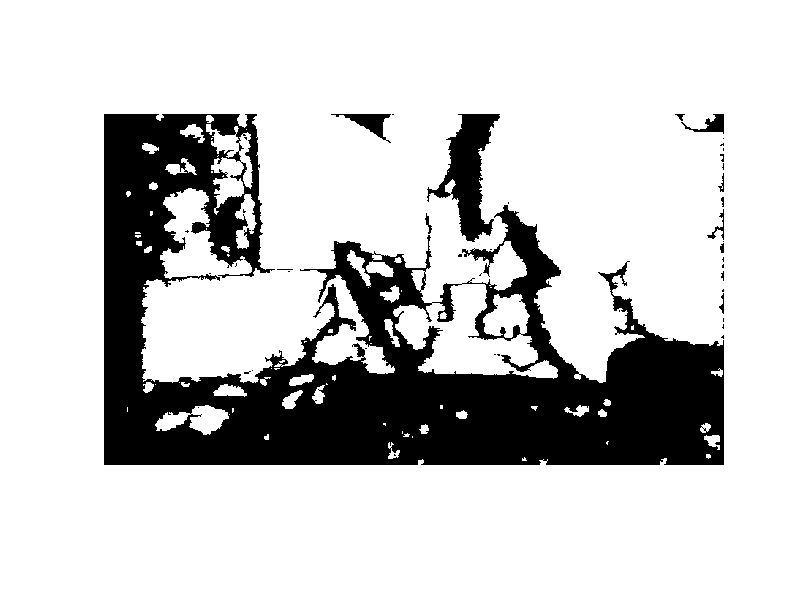

The MATLAB script that drew this image:

clear
clc
cla

image_rect_raw = load("image_rect_raw.txt");


height = 480;
width = 848;

max_distance = 2000;            % in mm
min_noneZero_distance = 300;    % in mm

depth_image = zeros(height, width);

%data is stored in big-endian

for i = 1:height
    for j = 1:width
        lowByte = image_rect_raw((i-1)*2*width + 2*(j-1)+1);
        highByte = image_rect_raw((i-1)*2*width + 2*j);
        depth_image(i,j) = highByte*2^8 + lowByte;
        
        % optional: clip max distance
        if(depth_image(i,j) ~= 0) % given a valid depth pixel
            if(depth_image(i,j) > max_distance)
                depth_image(i,j) = max_distance;

            elseif (depth_image(i,j) < min_noneZero_distance)
                depth_image(i,j) = 0;
            end
        end

    end
end

depth_image = imfill(depth_image,"holes");

% % show the pre-processed depth image
 imshow(depth_image)

% find the closest points
closestInCol = zeros(1, width);

% Create a mask for non-zero elements
nonzero_mask = (depth_image ~= 0);

% Apply the mask to depth_image
masked_depth_image = depth_image(nonzero_mask);

meanNoneZero = mean(masked_depth_image);
countNoneZero = max(size(masked_depth_image));


% convert the depth to point cloud
x = zeros(1, countNoneZero);
y = zeros(1, countNoneZero);
z = zeros(1, countNoneZero);

% Definig the coordinate frame
center_height = height/2;
center_width = width/2;

FOV_horizontal  = 40; % in deg
FOV_vertical    = 30; % in deg

% FOV_horizontal_step = FOV_horizontal/width;
% FOV_vertical_step = FOV_vertical/height;

FOV_horizontal_vector = deg2rad(linspace(-FOV_horizontal/2, FOV_horizontal/2, width));
FOV_vertical_vector   = deg2rad(linspace(-FOV_vertical/2, FOV_vertical/2, height));


for j = 1: width
    lastMin = inf;

    for i = 1:height

        if((depth_image(i,j) ~= 0) && (depth_image(i,j) < lastMin))
            lastMin = depth_image(i,j);
        end
        
        if(depth_image(i,j) ~= 0)
           
            theta   = FOV_horizontal_vector(j);
            phi     = FOV_vertical_vector(i);
            r       = depth_image(i,j);

            % Convert spherical coordinates to Cartesian coordinates
            x(i+j-1) = r * sin(theta) * cos(phi);
            y(i+j-1) = r * sin(theta) * sin(phi);
            z(i+j-1) = r * cos(theta); 
        end

    end
    closestInCol(j) = lastMin;
end


% Image processing
% imshow(depth_image)

% filled_img = imfill(depth_image,"holes");
% imshow(filled_img)


% % Create a scatter plot in 3D
% scatter3(x, y, z, 'filled');
% xlabel('X');
% ylabel('Y');
% zlabel('Z');
% title('3D point cloud');

% % Draw the square on the image
% hold on;
% rectangle('Position', [x1, y1, width, height], 'EdgeColor', 'r', 'LineWidth', 2);
% hold off;
